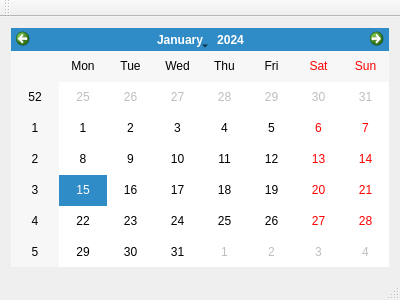
<?xml version="1.0" encoding="UTF-8"?>
<ui version="4.0">
 <class>MainWindow</class>
 <widget class="QMainWindow" name="MainWindow">
  <property name="geometry">
   <rect>
    <x>0</x>
    <y>0</y>
    <width>400</width>
    <height>300</height>
   </rect>
  </property>
  <property name="windowTitle">
   <string>MainWindow</string>
  </property>
  <widget class="QWidget" name="centralWidget">
   <layout class="QVBoxLayout" name="verticalLayout">
    <item>
     <widget class="QCalendarWidget" name="calendarWidget"/>
    </item>
   </layout>
  </widget>
  <widget class="QMenuBar" name="menuBar">
   <property name="geometry">
    <rect>
     <x>0</x>
     <y>0</y>
     <width>400</width>
     <height>19</height>
    </rect>
   </property>
  </widget>
  <widget class="QToolBar" name="mainToolBar">
   <attribute name="toolBarArea">
    <enum>TopToolBarArea</enum>
   </attribute>
   <attribute name="toolBarBreak">
    <bool>false</bool>
   </attribute>
  </widget>
  <widget class="QStatusBar" name="statusBar"/>
 </widget>
 <layoutdefault spacing="6" margin="11"/>
 <resources/>
 <connections/>
</ui>
